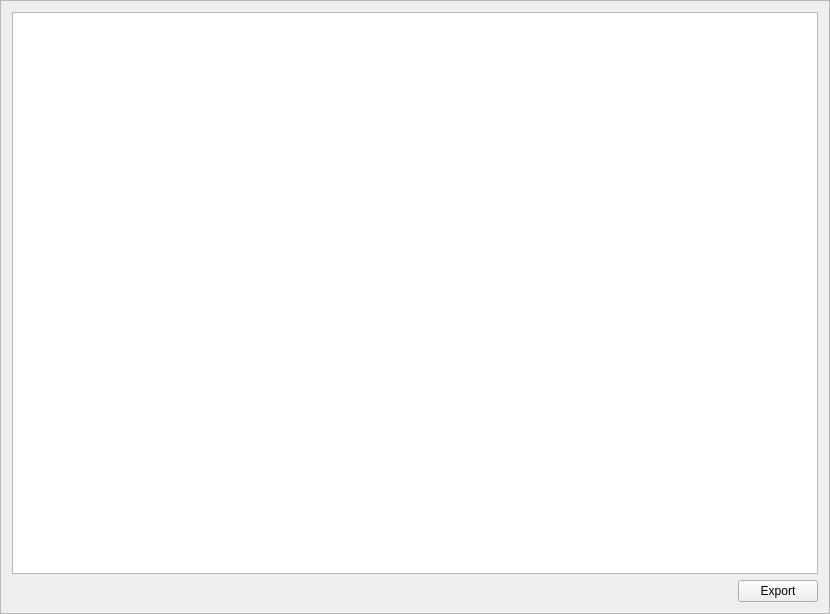
<?xml version="1.0" encoding="UTF-8"?>
<ui version="4.0">
 <class>TransactionsFrame</class>
 <widget class="QFrame" name="TransactionsFrame">
  <property name="geometry">
   <rect>
    <x>0</x>
    <y>0</y>
    <width>830</width>
    <height>614</height>
   </rect>
  </property>
  <property name="windowTitle">
   <string>Frame</string>
  </property>
  <property name="frameShape">
   <enum>QFrame::StyledPanel</enum>
  </property>
  <property name="frameShadow">
   <enum>QFrame::Raised</enum>
  </property>
  <layout class="QVBoxLayout" name="verticalLayout">
   <item>
    <widget class="QTreeView" name="m_transactionsView">
     <property name="sizeAdjustPolicy">
      <enum>QAbstractScrollArea::AdjustIgnored</enum>
     </property>
     <property name="editTriggers">
      <set>QAbstractItemView::AnyKeyPressed|QAbstractItemView::CurrentChanged|QAbstractItemView::EditKeyPressed|QAbstractItemView::SelectedClicked</set>
     </property>
     <property name="alternatingRowColors">
      <bool>true</bool>
     </property>
     <property name="rootIsDecorated">
      <bool>false</bool>
     </property>
     <property name="uniformRowHeights">
      <bool>true</bool>
     </property>
     <property name="itemsExpandable">
      <bool>false</bool>
     </property>
     <property name="sortingEnabled">
      <bool>false</bool>
     </property>
     <attribute name="headerCascadingSectionResizes">
      <bool>true</bool>
     </attribute>
     <attribute name="headerShowSortIndicator" stdset="0">
      <bool>false</bool>
     </attribute>
    </widget>
   </item>
   <item>
    <layout class="QHBoxLayout" name="horizontalLayout">
     <item>
      <spacer name="horizontalSpacer">
       <property name="orientation">
        <enum>Qt::Horizontal</enum>
       </property>
       <property name="sizeHint" stdset="0">
        <size>
         <width>40</width>
         <height>20</height>
        </size>
       </property>
      </spacer>
     </item>
     <item>
      <widget class="QPushButton" name="m_csvButton">
       <property name="text">
        <string>Export</string>
       </property>
       <property name="icon">
        <iconset resource="../../resources.qrc">
         <normaloff>:/icons/export</normaloff>:/icons/export</iconset>
       </property>
      </widget>
     </item>
    </layout>
   </item>
  </layout>
 </widget>
 <resources>
  <include location="../../resources.qrc"/>
 </resources>
 <connections>
  <connection>
   <sender>m_csvButton</sender>
   <signal>clicked()</signal>
   <receiver>TransactionsFrame</receiver>
   <slot>exportToCsv()</slot>
   <hints>
    <hint type="sourcelabel">
     <x>761</x>
     <y>587</y>
    </hint>
    <hint type="destinationlabel">
     <x>414</x>
     <y>306</y>
    </hint>
   </hints>
  </connection>
  <connection>
   <sender>m_transactionsView</sender>
   <signal>doubleClicked(QModelIndex)</signal>
   <receiver>TransactionsFrame</receiver>
   <slot>showTransactionDetails(QModelIndex)</slot>
   <hints>
    <hint type="sourcelabel">
     <x>414</x>
     <y>287</y>
    </hint>
    <hint type="destinationlabel">
     <x>414</x>
     <y>306</y>
    </hint>
   </hints>
  </connection>
 </connections>
 <slots>
  <slot>exportToCsv()</slot>
  <slot>showTransactionDetails(QModelIndex)</slot>
 </slots>
</ui>
